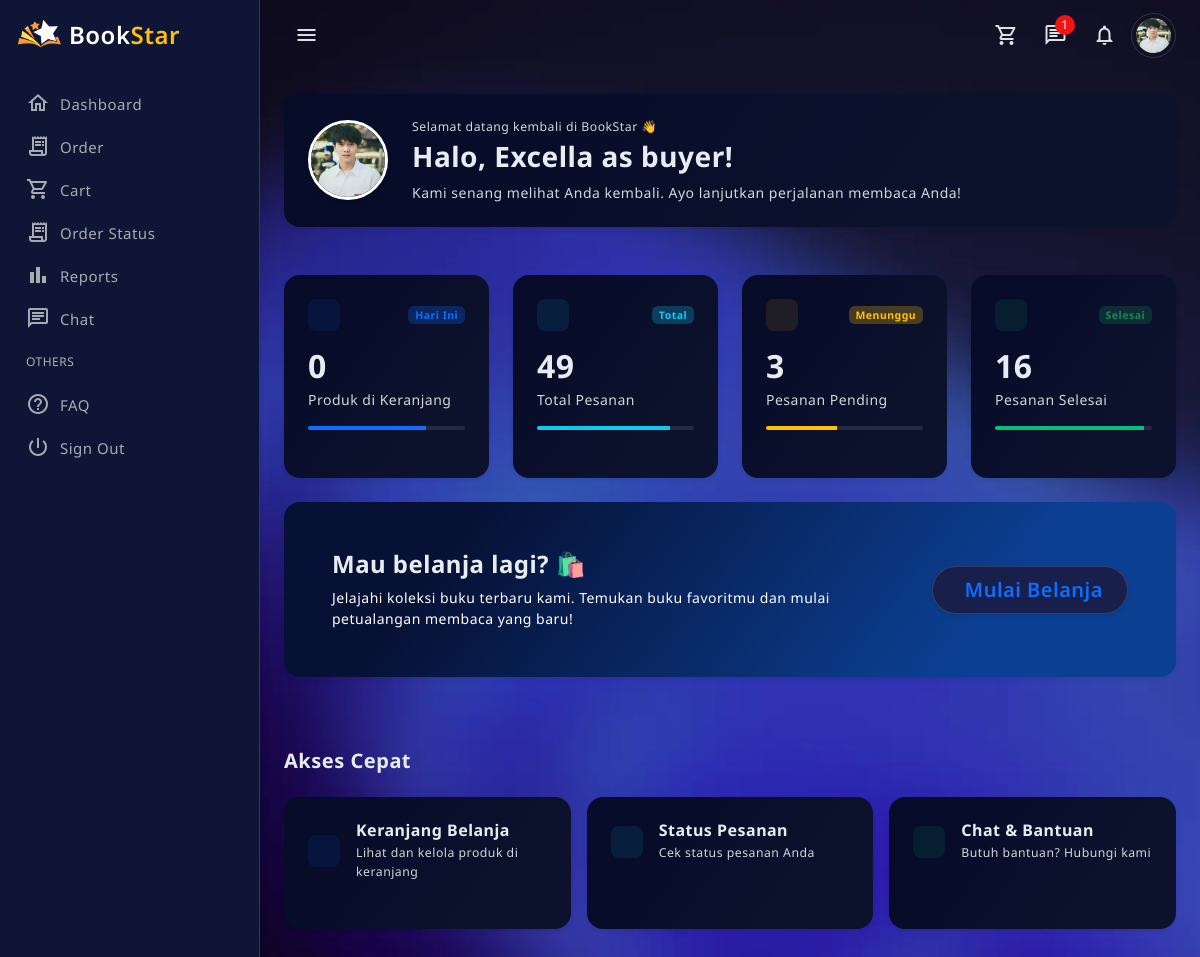
The app's page /public/?c=customer&m=dashboard (signed in) with its own data.
### tables this page shows
CREATE TABLE `users` (
  `id` int(11) NOT NULL,
  `role_id` int(11) NOT NULL,
  `name` varchar(100) NOT NULL,
  `email` varchar(100) NOT NULL,
  `no_tlp` varchar(20) DEFAULT NULL,
  `password` varchar(255) NOT NULL,
  `nik` varchar(20) DEFAULT NULL,
  `address` text DEFAULT NULL,
  `no_rekening` varchar(50) DEFAULT NULL,
  `qris_image` varchar(255) DEFAULT NULL,
  `is_online` tinyint(1) DEFAULT 0,
  `created_at` timestamp NOT NULL DEFAULT current_timestamp(),
  `updated_at` timestamp NOT NULL DEFAULT current_timestamp() ON UPDATE current_timestamp(),
  `reset_token` varchar(255) DEFAULT NULL,
  `reset_expired` datetime DEFAULT NULL,
  `photo` varchar(255) DEFAULT NULL,
  `status` enum('aktif','nonaktif') DEFAULT 'aktif',
  `last_activity` datetime DEFAULT NULL,
  `is_deleted` tinyint(1) NOT NULL DEFAULT 0
);

### app/controllers/CustomerController.php (called while the page is built, shortened)
<?php
require_once APP_PATH . '/core/auth.php';
require_once APP_PATH . '/models/UserModel.php';
class CustomerController
{
    private $userModel;
    private $customerId;
    public function __construct()
    {
        Auth::check();
        $this->userModel = new UserModel();
        $this->customerId = $_SESSION['user']['id'];
        $this->userModel->updateLastActivity($this->customerId);
    }
    public function dashboard()
    {
        $stats = $this->userModel->getCustomerDashboardStats($this->customerId);
        require APP_PATH . '/views/customer/dashboard.php';
    }
}

### public/index.php (called while the page is built, shortened)
<?php
$method     = $_GET['m'] ?? 'login';
$method     = preg_replace('/[^a-zA-Z_]/', '', $method);
$controllerObject = new $controllerName;
$controllerObject->$method();

### app/models/Database.php (called while the page is built)
<?php
class Database
{
    private static $instance = null;
    private $conn;
    private function __construct()
    {
        try {
            $this->conn = new PDO(
                "mysql:host=" . DB_HOST . ";dbname=" . DB_NAME,
                DB_USER,
                DB_PASS
            );
            $this->conn->setAttribute(PDO::ATTR_ERRMODE, PDO::ERRMODE_EXCEPTION);
        } catch (PDOException $e) {
            die('DB Error: ' . $e->getMessage());
        }
    }
    public static function getInstance()
    {
        if (self::$instance === null) {
            self::$instance = new Database();
        }
        return self::$instance;
    }
    public function getConnection()
    {
        return $this->conn;
    }
}

### app/models/ChatModel.php (called while the page is built, shortened)
<?php
require_once APP_PATH . '/models/Database.php';
class ChatModel
{
    private $db;
    public function __construct()
    {
        $this->db = Database::getInstance()->getConnection();
    }
    public function getTotalUnread($userId)
    {
        $stmt = $this->db->prepare("
        SELECT COUNT(*)
        FROM chats
        WHERE receiver_id = :userId
        AND is_read = 0
    ");
        $stmt->execute([':userId' => $userId]);
        return $stmt->fetchColumn();
    }
}

### app/models/UserModel.php (called while the page is built, shortened)
<?php
require_once APP_PATH . '/models/Database.php';
class UserModel
{
    private $db;
    public function __construct()
    {
        $this->db = Database::getInstance()->getConnection();
    }
    public function findById($id)
    {
        $stmt = $this->db->prepare("
            SELECT u.*, r.role_name
            FROM users u
            JOIN roles r ON u.role_id = r.id
            WHERE u.id = ?
        ");
        $stmt->execute([$id]);
        return $stmt->fetch(PDO::FETCH_ASSOC);
    }
    public function updateLastActivity($userId)
    {
        $db = Database::getInstance()->getConnection();
        $stmt = $db->prepare("UPDATE users SET last_activity = NOW() WHERE id = ?");
        $stmt->execute([$userId]);
    }
    public function getCustomerDashboardStats($customerId)
    {
        $stmt = $this->db->prepare("
        SELECT COUNT(*) FROM orders
        WHERE customer_id = ?
    ");
        $stmt->execute([$customerId]);
        $totalOrders = $stmt->fetchColumn();
        $stmt = $this->db->prepare("
        SELECT COUNT(*) FROM orders
        WHERE customer_id = ? AND approval_status = 'pending'
    ");
        $stmt->execute([$customerId]);
        $pendingOrders = $stmt->fetchColumn();
        $stmt = $this->db->prepare("
        SELECT COUNT(*) FROM orders
        WHERE customer_id = ? AND approval_status = 'approved'
    ");
        $stmt->execute([$customerId]);
        $completedOrders = $stmt->fetchColumn();
        $stmt = $this->db->prepare("
        SELECT COALESCE(SUM(quantity),0)
        FROM carts
        WHERE user_id = ?
    ");
        $stmt->execute([$customerId]);
        $cartItems = $stmt->fetchColumn();
        return [
            'total_orders'     => $totalOrders,
            'pending_orders'   => $pendingOrders,
            'completed_orders' => $completedOrders,
            'cart_items'       => $cartItems
        ];
    }
}

### app/core/auth.php (called while the page is built, shortened)
<?php
require_once APP_PATH . '/models/UserModel.php';
class Auth
{
    public static function check()
    {
        $userId = $_SESSION['user']['id'];
        $userModel = new UserModel();
        $userModel->updateLastActivity($userId);
        $_SESSION['user'] = $userModel->findById($userId);
    }
}

### app/views/customer/dashboard.php (the view, shortened to what this page needs)
<?php require APP_PATH . '/views/layouts/customer/header.php'; ?>
<?php require APP_PATH . '/views/layouts/customer/sidebar.php'; ?>
<?php
$user = $_SESSION['user'] ?? [];
$name = $user['name'] ?? 'User';
$photo = !empty($user['photo'])
  ? BASE_URL . '/uploads/profile/' . $user['photo']
  : 'https://placehold.co/110x110/png';
?>
<main class="main-wrapper">
  <div class="main-content">
    <div class="row mb-4">
      <div class="col-12">
        <div class="card border-0 shadow-sm rounded-4 overflow-hidden">
          <div class="card-body p-4">
            <div class="d-flex align-items-center gap-4">
              <div class="position-relative">
                <img src="<?= htmlspecialchars($photo) ?>" width="80" height="80"
                  class="rounded-circle border border-3 border-white shadow-sm">
              </div>
              <div class="flex-grow-1">
                <p class="mb-1 text small">Selamat datang kembali di BookStar 👋</p>
                <h3 class="fw-bold mb-2">Halo, <?= htmlspecialchars($name) ?>!</h3>
                <p class="mb-0 text">Kami senang melihat Anda kembali. Ayo lanjutkan perjalanan membaca Anda!</p>
              </div>
            </div>
          </div>
        </div>
      </div>
    </div>
    <div class="row g-4 mb-4">
      <div class="col-xl-3 col-md-6">
        <div class="card border-0 shadow-sm rounded-4 h-100 hover-lift">
          <div class="card-body p-4">
            <div class="d-flex align-items-center justify-content-between mb-3">
              <div class="bg-primary bg-opacity-10 p-3 rounded-3">
              </div>
              <span class="badge bg-primary bg-opacity-25 text-primary">Hari Ini</span>
            </div>
            <h2 class="fw-bold mb-1"><?= $stats['cart_items'] ?></h2>
            <p class="text mb-0">Produk di Keranjang</p>
            <div class="progress mt-3" style="height: 4px;">
              <div class="progress-bar bg-primary" style="width: 75%"></div>
            </div>
          </div>
        </div>
      </div>
      <div class="col-xl-3 col-md-6">
        <div class="card border-0 shadow-sm rounded-4 h-100 hover-lift">
          <div class="card-body p-4">
            <div class="d-flex align-items-center justify-content-between mb-3">
              <div class="bg-info bg-opacity-10 p-3 rounded-3">
              </div>
              <span class="badge bg-info bg-opacity-25 text-info">Total</span>
            </div>
            <h2 class="fw-bold mb-1"><?= $stats['total_orders'] ?></h2>
            <p class="text mb-0">Total Pesanan</p>
            <div class="progress mt-3" style="height: 4px;">
              <div class="progress-bar bg-info" style="width: 85%"></div>
            </div>
          </div>
        </div>
      </div>
      <div class="col-xl-3 col-md-6">
        <div class="card border-0 shadow-sm rounded-4 h-100 hover-lift">
          <div class="card-body p-4">
            <div class="d-flex align-items-center justify-content-between mb-3">
              <div class="bg-warning bg-opacity-10 p-3 rounded-3">
              </div>
              <span class="badge bg-warning bg-opacity-25 text-warning">Menunggu</span>
            </div>
            <h2 class="fw-bold mb-1"><?= $stats['pending_orders'] ?></h2>
            <p class="text mb-0">Pesanan Pending</p>
            <div class="progress mt-3" style="height: 4px;">
              <div class="progress-bar bg-warning" style="width: 45%"></div>
            </div>
          </div>
        </div>
      </div>
      <div class="col-xl-3 col-md-6">
        <div class="card border-0 shadow-sm rounded-4 h-100 hover-lift">
          <div class="card-body p-4">
            <div class="d-flex align-items-center justify-content-between mb-3">
              <div class="bg-success bg-opacity-10 p-3 rounded-3">
              </div>
              <span class="badge bg-success bg-opacity-25 text-success">Selesai</span>
            </div>
            <h2 class="fw-bold mb-1"><?= $stats['completed_orders'] ?></h2>
            <p class="text mb-0">Pesanan Selesai</p>
            <div class="progress mt-3" style="height: 4px;">
              <div class="progress-bar bg-success" style="width: 95%"></div>
            </div>
          </div>
        </div>
      </div>
    </div>
    <div class="row mt-2">
      <div class="col-12">
        <div class="card border-0 rounded-4 overflow-hidden bg-primary text-white">
          <div class="card-body p-4 p-lg-5">
            <div class="row align-items-center">
              <div class="col-lg-8">
                <h4 class="fw-bold mb-2">Mau belanja lagi? 🛍️</h4>
                <p class="mb-3 mb-lg-0 opacity-90">
                  Jelajahi koleksi buku terbaru kami. Temukan buku favoritmu dan mulai petualangan membaca yang baru!
                </p>
              </div>
              <div class="col-lg-4 text-lg-end">
                <a href="<?= BASE_URL ?>/?c=customer&m=order"
                  class="btn btn-light btn-lg rounded-pill px-4 shadow-sm hover-lift text-primary fw-semibold">
                  <i class="ti ti-shopping-cart me-2"></i>Mulai Belanja
                </a>
              </div>
            </div>
          </div>
        </div>
      </div>
    </div>
    <div class="row mt-5">
      <div class="col-12">
        <h5 class="fw-bold mb-4">Akses Cepat</h5>
        <div class="row g-3">
          <div class="col-md-4">
            <a href="<?= BASE_URL ?>/?c=cart&m=index" class="text-decoration-none">
              <div class="card border-0 shadow-sm rounded-4 h-100 hover-lift">
                <div class="card-body p-4">
                  <div class="d-flex align-items-center gap-3">
                    <div class="bg-primary bg-opacity-10 p-3 rounded-3">
                    </div>
                    <div>
                      <h6 class="fw-bold mb-1">Keranjang Belanja</h6>
                      <p class="text small mb-0">Lihat dan kelola produk di keranjang</p>
                    </div>
                  </div>
                </div>
              </div>
            </a>
          </div>
          <div class="col-md-4">
            <a href="<?= BASE_URL ?>/?c=customerOrder&m=index" class="text-decoration-none">
              <div class="card border-0 shadow-sm rounded-4 h-100 hover-lift">
                <div class="card-body p-4">
                  <div class="d-flex align-items-center gap-3">
                    <div class="bg-info bg-opacity-10 p-3 rounded-3">
                    </div>
                    <div>
                      <h6 class="fw-bold mb-1">Status Pesanan</h6>
                      <p class="text small mb-0">Cek status pesanan Anda</p>
                    </div>
                  </div>
                </div>
              </div>
            </a>
          </div>
          <div class="col-md-4">
            <a href="<?= BASE_URL ?>/?c=customerChat&m=index" class="text-decoration-none">
              <div class="card border-0 shadow-sm rounded-4 h-100 hover-lift">
                <div class="card-body p-4">
                  <div class="d-flex align-items-center gap-3">
                    <div class="bg-success bg-opacity-10 p-3 rounded-3">
                    </div>
                    <div>
                      <h6 class="fw-bold mb-1">Chat & Bantuan</h6>
                      <p class="text small mb-0">Butuh bantuan? Hubungi kami</p>
                    </div>
                  </div>
                </div>
              </div>
            </a>
          </div>
        </div>
      </div>
    </div>
  </div>
</main>
<?php require APP_PATH . '/views/layouts/customer/footer.php'; ?>

### app/views/layouts/customer/header.php (shortened to what this page needs)
<?php
require_once APP_PATH . '/models/ChatModel.php';
$chatModel = new ChatModel();
$unreadChat = 0;
if (isset($_SESSION['user'])) {
  $unreadChat = $chatModel->getTotalUnread($_SESSION['user']['id']);
}
?>
<?php
$user  = $_SESSION['user'] ?? null;
$photo = !empty($user['photo'])
  ? BASE_URL . '/uploads/profile/' . $user['photo']
  : 'https://placehold.co/100x100/png';
?>
<!doctype html>
<html lang="en" data-bs-theme="blue-theme">
<head>
  <link href="<?= BASE_URL ?>/assets/css/pace.min.css" rel="stylesheet">
  <link href="<?= BASE_URL ?>/assets/plugins/perfect-scrollbar/css/perfect-scrollbar.css" rel="stylesheet">
  <link rel="stylesheet" type="text/css" href="<?= BASE_URL ?>/assets/plugins/metismenu/metisMenu.min.css">
  <link href="<?= BASE_URL ?>/assets/plugins/fancy-file-uploader/fancy_fileupload.css" rel="stylesheet">
  <link rel="stylesheet" type="text/css" href="<?= BASE_URL ?>/assets/plugins/metismenu/mm-vertical.css">
  <link rel="stylesheet" type="text/css" href="<?= BASE_URL ?>/assets/plugins/simplebar/css/simplebar.css">
  <link rel="stylesheet" href="https://cdn.jsdelivr.net/npm/@tabler/icons-webfont@latest/tabler-icons.min.css">
  <link rel="stylesheet" href="<?= BASE_URL ?>/assets/css/chat.css">
  <link href="<?= BASE_URL ?>/assets/css/bootstrap.min.css" rel="stylesheet">
  <link href="<?= BASE_URL ?>/assets/css/bootstrap-extended.css" rel="stylesheet">
  <link href="<?= BASE_URL ?>/assets/css/main.css" rel="stylesheet">
  <link href="<?= BASE_URL ?>/assets/css/dark-theme.css" rel="stylesheet">
  <link href="<?= BASE_URL ?>/assets/css/blue-theme.css" rel="stylesheet">
  <link href="<?= BASE_URL ?>/assets/css/semi-dark.css" rel="stylesheet">
  <link href="<?= BASE_URL ?>/assets/css/bordered-theme.css" rel="stylesheet">
  <link href="<?= BASE_URL ?>/assets/css/responsive.css" rel="stylesheet">
</head>
<body>
  <div class="wrapper">
    <header class="top-header">
      <nav class="navbar navbar-expand align-items-center gap-4">
        <div class="btn-toggle">
          <a href="javascript:;"><i class="material-icons-outlined">menu</i></a>
        </div>
        <ul class="navbar-nav gap-1 nav-right-links align-items-center">
          <li class="nav-item">
            <a href="<?= BASE_URL ?>/?c=cart&m=index"
              class="nav-link position-relative"
              title="Keranjang Belanja">
              <i class="material-icons-outlined fs-4">shopping_cart</i>
            </a>
          </li>
          <?php if (isset($_SESSION['user'])): ?>
            <li class="nav-item">
              <a href="<?= BASE_URL ?>/?c=customerChat&m=index"
                class="nav-link position-relative"
                title="Chat">
                <i class="material-icons-outlined fs-4">chat</i>
                <?php if ($unreadChat > 0): ?>
                  <span class="badge-notify">
                    <?= $unreadChat ?>
                  </span>
                <?php endif; ?>
              </a>
            </li>
          <?php endif; ?>
          <li class="nav-item dropdown">
            <a class="nav-link dropdown-toggle dropdown-toggle-nocaret position-relative" data-bs-auto-close="outside"
              data-bs-toggle="dropdown" href="javascript:;"><i class="material-icons-outlined">notifications</i>
            </a>
          </li>
          <li class="nav-item dropdown">
            <a href="javascript:;" class="dropdown-toggle dropdown-toggle-nocaret" data-bs-toggle="dropdown">
              <img src="<?= $photo ?>" class="rounded-circle p-1 border" width="45" height="45" alt="User">
            </a>
          </li>
        </ul>
      </nav>
    </header>

### records on screen
users: photo (picture), name "Excella as buyer"

### other values on screen
$unreadChat "1"
$stats['cart_items'] "0"
$stats['total_orders'] "49"
$stats['pending_orders'] "3"
$stats['completed_orders'] "16"
